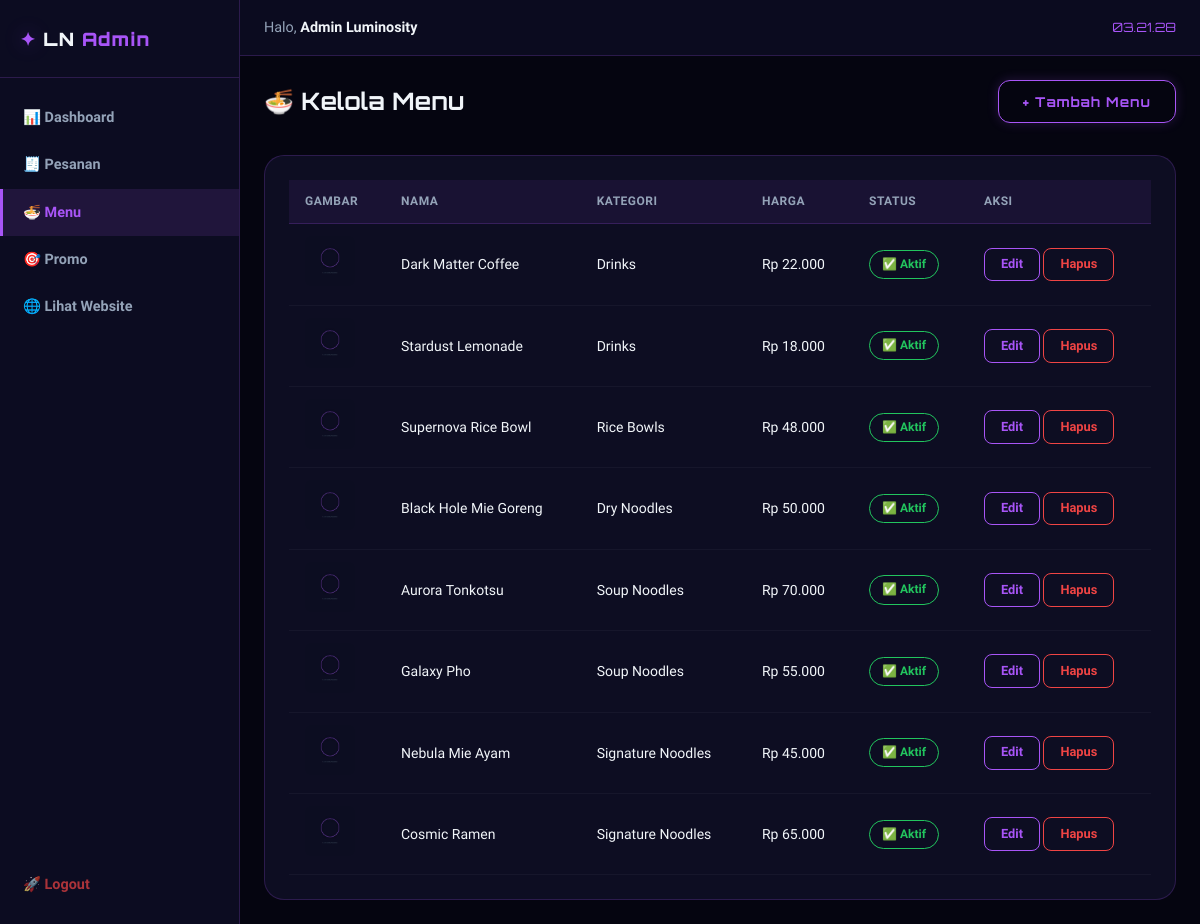
Page /public/admin/menu (signed in) on the committed database.
### tables this page shows
CREATE TABLE menus (
    id INT AUTO_INCREMENT PRIMARY KEY,
    category_id INT,
    name VARCHAR(150) NOT NULL,
    description TEXT,
    price DECIMAL(10,2) NOT NULL,
    image VARCHAR(255) DEFAULT 'default.jpg',
    is_available TINYINT(1) DEFAULT 1,
    has_spicy TINYINT(1) DEFAULT 1,
    has_topping TINYINT(1) DEFAULT 1,
    created_at TIMESTAMP DEFAULT CURRENT_TIMESTAMP,
    FOREIGN KEY (category_id) REFERENCES categories(id) ON DELETE SET NULL
);

CREATE TABLE categories (
    id INT AUTO_INCREMENT PRIMARY KEY,
    name VARCHAR(100) NOT NULL,
    slug VARCHAR(100) UNIQUE NOT NULL
);

### app/controllers/AdminController.php (called while the page is built, shortened)
<?php
require_once ROOT_PATH . '/app/models/MenuModel.php';
class AdminController {
    private MenuModel  $menuModel;
    public function __construct() {
        $this->menuModel  = new MenuModel();
    }
    public function menuList(): void {
        $menus = $this->menuModel->getAdminAll();
        require ROOT_PATH . '/app/views/admin/menu_list.php';
    }
}

### routes/web.php (called while the page is built, shortened)
<?php
require_once ROOT_PATH . '/app/controllers/AdminController.php';
$url = $_GET['url'] ?? '';
$url = trim($url, '/');
$segments = explode('/', $url);
$controller = $segments[0] ?? '';
$action = $segments[1] ?? 'index';
$param = $segments[2] ?? null;
$method = $_SERVER['REQUEST_METHOD'];
$auth  = new AuthController();
$menu  = new MenuController();
$cart  = new CartController();
$order = new OrderController();
$admin = new AdminController();
match($controller) {
    ''          => $menu->home(),
    'login'     => ($method === 'POST' ? $auth->login() : $auth->showLogin()),
    'register'  => ($method === 'POST' ? $auth->register() : $auth->showRegister()),
    'logout'    => $auth->logout(),
    'menu'      => $menu->index(),
    'cart'      => $cart->index(),
    'checkout'  => $order->checkout(),
    'orders'    => match($action) {
        'index'  => $order->index(),
        'detail' => $order->detail($param),
        default  => $order->index(),
    },
    'admin'     => match($action) {
        'index'     => $admin->dashboard(),
        'menu'      => ($method === 'POST' ? $admin->saveMenu() : $admin->menuList()),
        'menu-add'  => $admin->menuForm(),
        'menu-edit' => $admin->menuForm($param),
        'menu-delete' => $admin->deleteMenu($param),
        'orders'    => $admin->orders(),
        'promo'     => ($method === 'POST' ? $admin->savePromo() : $admin->promoList()),
        default     => $admin->dashboard(),
    },
    default     => $menu->notFound(),
};

### public/index.php (called while the page is built, shortened)
<?php
require_once ROOT_PATH . '/config/app.php';
require_once ROOT_PATH . '/config/database.php';
require_once ROOT_PATH . '/routes/web.php';

### config/app.php (called while the page is built, shortened)
<?php
function base_url(string $path = ''): string {
    return APP_URL . '/' . ltrim($path, '/');
}
function sanitize(string $data): string {
    return htmlspecialchars(trim($data), ENT_QUOTES, 'UTF-8');
}
function formatPrice(float $price): string {
    return 'Rp ' . number_format($price, 0, ',', '.');
}

### config/database.php (called while the page is built, shortened)
<?php
class Database {
    private static $instance = null;
    private $conn;
    private function __construct() {
        $this->conn = new mysqli(DB_HOST, DB_USER, DB_PASS, DB_NAME);
        $this->conn->set_charset(DB_CHARSET);
    }
    public static function getInstance(): Database {
        if (self::$instance === null) {
            self::$instance = new Database();
        }
        return self::$instance;
    }
    public function query(string $sql, string $types = '', array $params = []): mysqli_stmt|false {
        $stmt = $this->conn->prepare($sql);
        $stmt->execute();
        return $stmt;
    }
    public function fetchAll(string $sql, string $types = '', array $params = []): array {
        $stmt = $this->query($sql, $types, $params);
        return $stmt->get_result()->fetch_all(MYSQLI_ASSOC);
    }
}

### app/models/BaseModel.php (called while the page is built, shortened)
<?php
require_once ROOT_PATH . '/config/database.php';
abstract class BaseModel {
    public function __construct() {
        $this->db = Database::getInstance();
    }
}

### app/models/MenuModel.php (called while the page is built, shortened)
<?php
require_once ROOT_PATH . '/app/models/BaseModel.php';
class MenuModel extends BaseModel {
    public function getAdminAll(): array {
        return $this->db->fetchAll("
            SELECT m.*, c.name AS category_name
            FROM menus m LEFT JOIN categories c ON m.category_id = c.id
            ORDER BY m.id DESC
        ");
    }
}

### app/views/admin/menu_list.php (the view)
<?php $pageTitle = 'Kelola Menu'; $activePage = 'menu'; require ROOT_PATH . '/app/views/layouts/admin_header.php'; ?>
<div class="admin-card-header">
  <h2 class="admin-page-title">🍜 Kelola Menu</h2>
  <a href="<?= base_url('admin/menu-add') ?>" class="btn-neon">+ Tambah Menu</a>
</div>
<div class="admin-card mt-2">
  <div class="admin-table-wrap">
    <table class="admin-table">
      <thead>
        <tr><th>Gambar</th><th>Nama</th><th>Kategori</th><th>Harga</th><th>Status</th><th>Aksi</th></tr>
      </thead>
      <tbody>
        <?php foreach ($menus as $m): ?>
          <tr>
            <td>
              <img src="<?= base_url('uploads/menu/' . sanitize($m['image'])) ?>"
                   onerror="this.src='<?= base_url('img/default-menu.jpg') ?>'"
                   style="width:50px;height:50px;object-fit:cover;border-radius:8px">
            </td>
            <td><?= sanitize($m['name']) ?></td>
            <td><?= sanitize($m['category_name'] ?? '-') ?></td>
            <td><?= formatPrice($m['price']) ?></td>
            <td>
              <span class="status-badge" style="color:<?= $m['is_available']?'#22c55e':'#ef4444' ?>;border-color:<?= $m['is_available']?'#22c55e':'#ef4444' ?>">
                <?= $m['is_available'] ? '✅ Aktif' : '❌ Nonaktif' ?>
              </span>
            </td>
            <td>
              <a href="<?= base_url('admin/menu-edit/' . $m['id']) ?>" class="btn-neon-sm">Edit</a>
              <a href="<?= base_url('admin/menu-delete/' . $m['id']) ?>" class="btn-danger-sm"
                 onclick="return confirm('Hapus menu ini?')">Hapus</a>
            </td>
          </tr>
        <?php endforeach; ?>
      </tbody>
    </table>
  </div>
</div>
<?php require ROOT_PATH . '/app/views/layouts/admin_footer.php'; ?>

### public/css/app.css (style rules this page uses)
:root { --bg-base: #060610; --bg-card: #0d0d22; --bg-card2: #11112e; --border: rgba(168, 85, 247, 0.2); --border-hover: rgba(168, 85, 247, 0.6); --accent-purple: #a855f7; --accent-blue: #3b82f6; --accent-pink: #ec4899; --accent-green: #22c55e; --accent-amber: #f59e0b; --text-primary: #f1f5f9; --text-muted: #94a3b8; --text-dim: #475569; --glow-purple: 0 0 20px rgba(168,85,247,0.4), 0 0 40px rgba(168,85,247,0.15); --glow-blue: 0 0 20px rgba(59,130,246,0.4), 0 0 40px rgba(59,130,246,0.15); --glow-pink: 0 0 20px rgba(236,72,153,0.4); --font-display: 'Orbitron', monospace; --font-body: 'Rajdhani', sans-serif; --radius: 12px; --radius-lg: 20px; --transition: 0.25s cubic-bezier(0.4, 0, 0.2, 1); }
*, *::before, *::after { box-sizing: border-box; margin: 0; padding: 0; }
html { scroll-behavior: smooth; }
body { font-family: var(--font-body); background: var(--bg-base); color: var(--text-primary); font-size: 1rem; line-height: 1.6; min-height: 100vh; overflow-x: hidden; }
h1, h2, h3, h4 { font-family: var(--font-display); font-weight: 700; line-height: 1.2; }
a { color: var(--accent-purple); text-decoration: none; transition: color var(--transition); }
.mt-2 { margin-top: 2rem; }
.btn-neon { display: inline-block; background: transparent; color: var(--accent-purple); border: 1.5px solid var(--accent-purple); padding: .6rem 1.5rem; border-radius: var(--radius); font-family: var(--font-display); font-weight: 700; font-size: .85rem; letter-spacing: 1px; cursor: pointer; transition: all var(--transition); box-shadow: 0 0 12px rgba(168,85,247,0.2); }
.btn-neon-sm { display: inline-block; background: transparent; color: var(--accent-purple); border: 1px solid var(--accent-purple); padding: .35rem 1rem; border-radius: 8px; font-size: .8rem; font-weight: 700; cursor: pointer; transition: all var(--transition); }
.btn-danger-sm { display: inline-block; background: transparent; color: #ef4444; border: 1px solid #ef4444; padding: .35rem 1rem; border-radius: 8px; font-size: .8rem; font-weight: 700; cursor: pointer; transition: all var(--transition); }
.status-badge { display: inline-block; border: 1px solid; padding: .25rem .75rem; border-radius: 999px; font-size: .75rem; font-weight: 700; white-space: nowrap; }

### public/css/admin.css (style rules this page uses)
.admin-body { background: #050510; }
.admin-card { background: var(--bg-card); border: 1px solid var(--border); border-radius: var(--radius-lg); padding: 1.5rem; }
.admin-card-header { display: flex; justify-content: space-between; align-items: center; flex-wrap: wrap; gap: 1rem; margin-bottom: 1rem; }
.admin-table-wrap { overflow-x: auto; }
.admin-table { width: 100%; border-collapse: collapse; font-size: .875rem; }
.admin-table th { text-align: left; padding: .75rem 1rem; background: rgba(168,85,247,0.08); color: var(--text-muted); font-size: .75rem; font-weight: 700; text-transform: uppercase; letter-spacing: .5px; border-bottom: 1px solid var(--border); }
.admin-table td { padding: .75rem 1rem; border-bottom: 1px solid rgba(255,255,255,0.04); vertical-align: middle; }
.admin-page-title { font-size: 1.5rem; margin-bottom: 0; }

### rows in the picture
menus: name "Dark Matter Coffee", category.name "Drinks", price "Rp 22.000", is_available "✅ Aktif"
menus: name "Stardust Lemonade", category.name "Drinks", price "Rp 18.000", is_available "✅ Aktif"
menus: name "Supernova Rice Bowl", category.name "Rice Bowls", price "Rp 48.000", is_available "✅ Aktif"
menus: name "Black Hole Mie Goreng", category.name "Dry Noodles", price "Rp 50.000", is_available "✅ Aktif"
menus: name "Aurora Tonkotsu", category.name "Soup Noodles", price "Rp 70.000", is_available "✅ Aktif"
menus: name "Galaxy Pho", category.name "Soup Noodles", price "Rp 55.000", is_available "✅ Aktif"
menus: name "Nebula Mie Ayam", category.name "Signature Noodles", price "Rp 45.000", is_available "✅ Aktif"
menus: name "Cosmic Ramen", category.name "Signature Noodles", price "Rp 65.000", is_available "✅ Aktif"

### other values in the picture
$_SESSION['user_name'] "Admin Luminosity"
